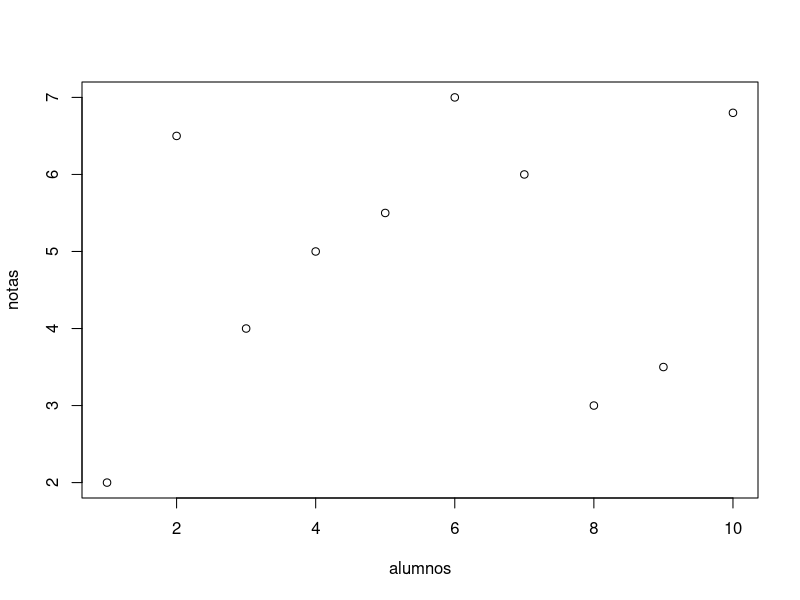
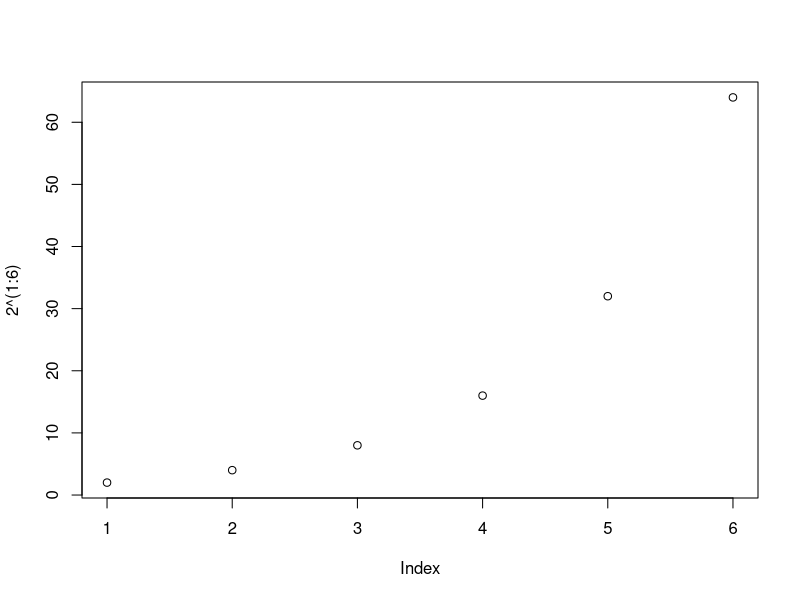
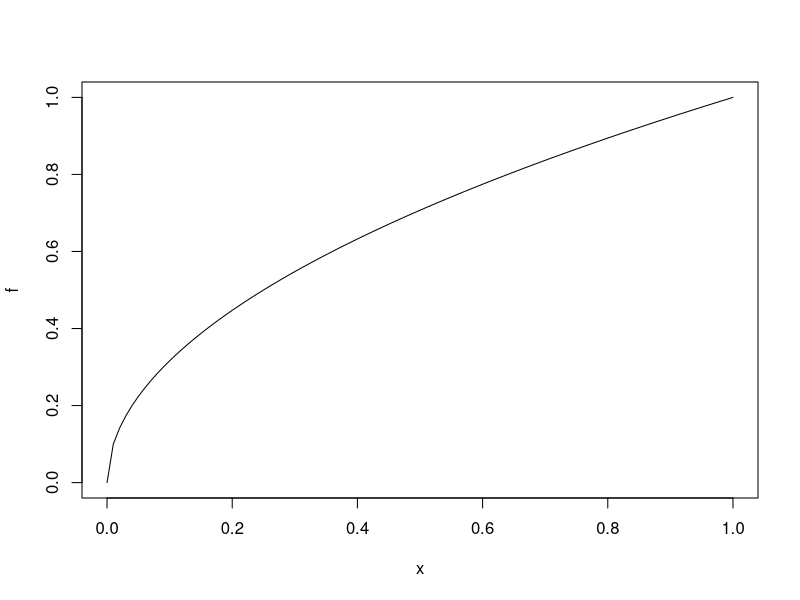
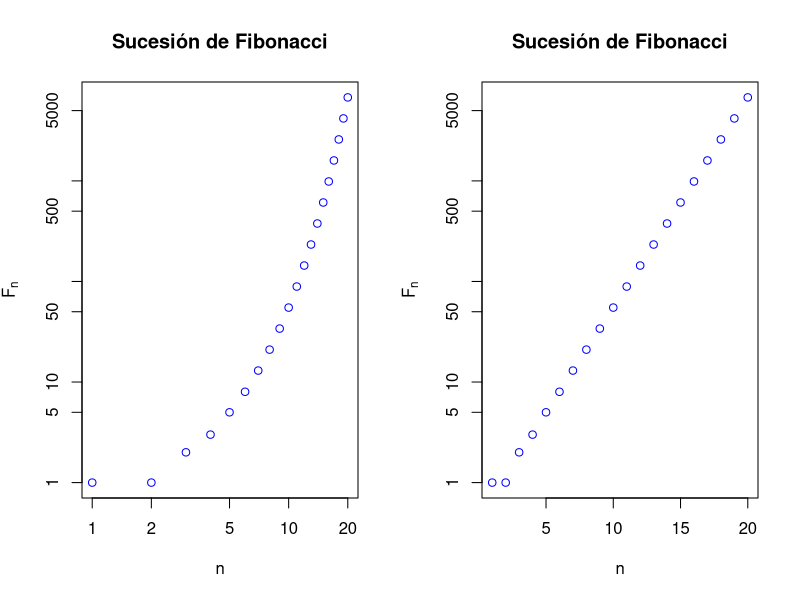
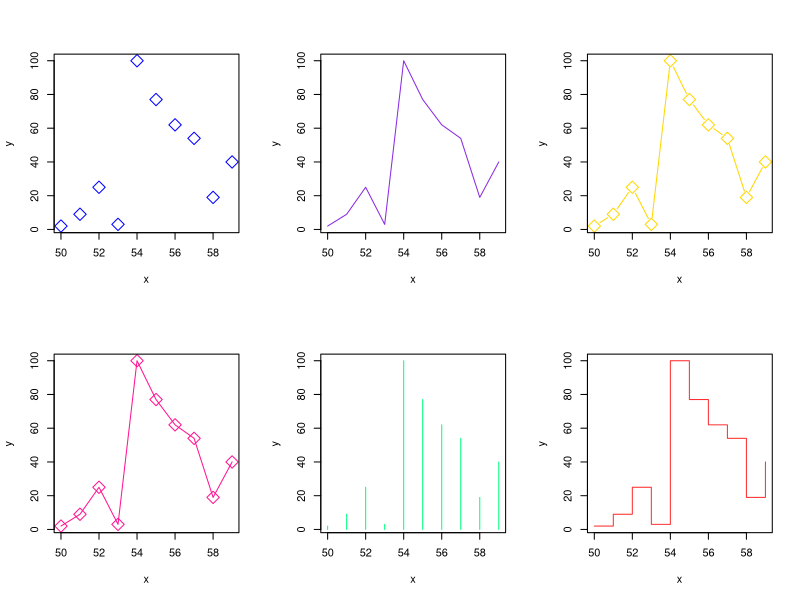
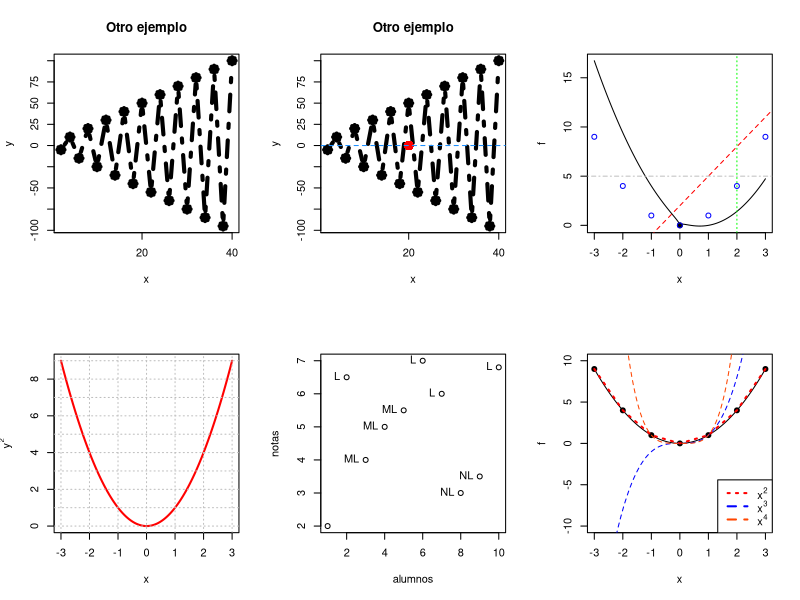
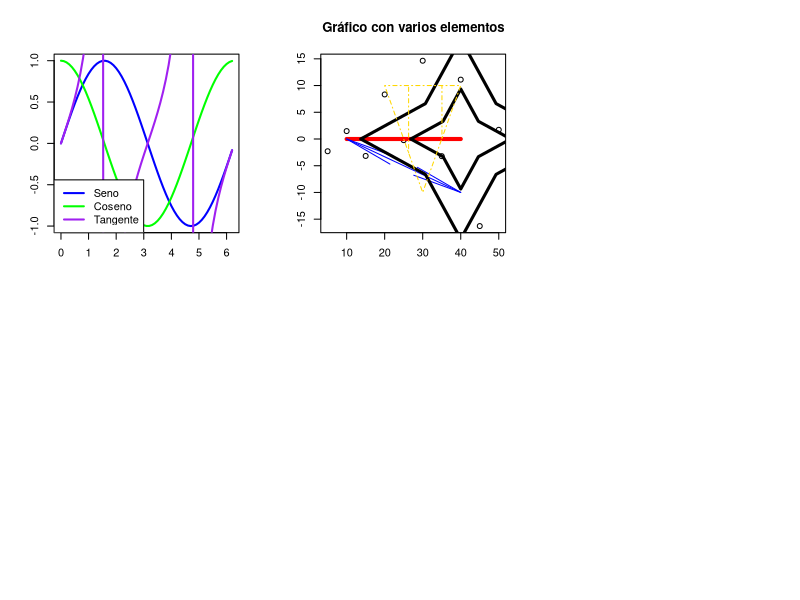

Reproduce these figures in R, in order.
## ---- chunk 1
alumnos = c(1:10)
notas = c(2,6.5,4,5,5.5,7,6,3,3.5,6.8)
plot(alumnos, notas)
## ---- chunk 2
plot(2^(1:6))
## ---- chunk 3
f  = function(x){ sqrt(x) }
plot(f)
## ---- chunk 4

n = 1:20
fib = (1/sqrt(5))*((1+sqrt(5))/2)^n - (1/sqrt(5))*((1-sqrt(5))/2)^n
fib

par(mfrow = c(1,2))

plot(fib, xlab  = "n", ylab = expression(F[n]), main = "Sucesión de Fibonacci",
     col="blue", bg = "orchid", log = "xy")
plot(fib, xlab  = "n", ylab = expression(F[n]), main = "Sucesión de Fibonacci",
     col="blue", bg = "orchid", log  = "y")
## ---- chunk 5
par(mfrow = c(2,3))
x = c(50:59)
y = c(2,9,25,3,100,77,62,54,19,40)

plot(x,y, pch = 23, cex = 2, col = "blue", type = "p" )
plot(x,y, pch = 23, cex = 2, col = "blueviolet", type = "l" )
plot(x,y, pch = 23, cex = 2, col = "gold", type = "b" )
plot(x,y, pch = 23, cex = 2, col = "deeppink", type = "o" )
plot(x,y, pch = 23, cex = 2, col = "springgreen", type = "h" )
plot(x,y, pch = 23, cex = 2, col = "firebrick1", type = "s" )

## ---- chunk 6
x = 2*(1:20)
y = (-1)^(1:20)*5*(1:20)

plot(x,y, main = "Otro ejemplo", pch = 8, cex = 1, type = "b", lty = 4, lwd = 4,
     xaxp = c(0,40,2), yaxp=c(-100,100,8))
## ---- chunk 7
x = 2*(1:20)
y = (-1)^(1:20)*5*(1:20)

plot(x,y, main = "Otro ejemplo", pch = 8, cex = 1, type = "b", lty = 4, lwd = 4,
     xaxp = c(0,40,2), yaxp=c(-100,100,8))
points(20,0, col = "red", cex = 2, pch = 16)
abline (h=0, lty = 2, col = "dodgerblue")
## ---- chunk 8
f = function(x){x^2-2*x+sqrt(abs(x))}
plot(f, xlim = c(-3,3))
points(0,0, pch=19)
points(-3:3,(-3:3)^2, col="blue")
abline(2,3,lty = "dashed", col="red")
abline(v=2,lty ="dotted", col ="green")
abline(h=5, lty = "dotdash", col = "gray")
## ---- chunk 9
f = function(x){x^2}
plot(f,xlim = c(-3,3), col = "red", lwd = 2, ylab = expression(y^2), xlab = "x")
abline(h=0:9, v = -3:3, lty = "dotted", col = "gray")

## ---- chunk 10
alumnos = c(1:10)
notas = c(2,6.5,4,5,5.5,7,6,3,3.5,6.8)
plot(alumnos, notas)
text(alumnos, notas, labels = c("NL","L","ML","ML","ML","L","L","NL","NL","L"), pos=2)
## ---- chunk 11
f = function(x){ x^2 }
plot(f,xlim = c(-3,3), ylim=c(-10,10))
points(-3:3,f(-3:3), pch = 19)
lines(-3:3,f(-3:3), lwd = 2, lty = "dotted", col = "red")
curve(x^3, lty = "dashed", col="blue", add = TRUE)
curve(x^4, lty = "dashed", col = "orangered", add = TRUE)
legend("bottomright", legend = c(expression(x^2), expression(x^3), expression(x^4)), lwd = 2,
       col = c("red","blue","orangered"), lty = c("dotted","dashed","dashed"))
## ---- chunk 12
x = seq(0,2*pi,0.1)
plot(x,sin(x), type = "l", col = "blue", lwd = 2, xlab= "", ylab = "")
lines(x,cos(x), col = "green", lwd = 2)
lines(x,tan(x), col = "purple", lwd = 2)
legend("bottomleft", col = c("blue", "green","purple"), legend = c("Seno","Coseno", "Tangente"),
       lwd = 2, bty = "l")
## ---- chunk 13
x = c(5*(1:10))
plot(x,c(exp(-x)+(-1)^x*x/2*sin(x)^2), xlab = "", ylab = "",
     main = "Gráfico con varios elementos")
segments(10,0,40,0, col = "red", lwd=4)
arrows(10,0,40,-10, col = "blue", length = 0.5, angle = 5, code = 3)
symbols(40,0, stars = cbind(1,.5,1,.5,1,.5,1,.5), add = TRUE, lwd = 3, inches=0.5)
symbols(40,0, stars = cbind(1,.5,1,.5,1,.5,1,.5), add = TRUE, lwd = 3)
polygon(c(20,30,40),c(10,-10,10), col = "gold", density = 3, angle = 90, lty = 4)

